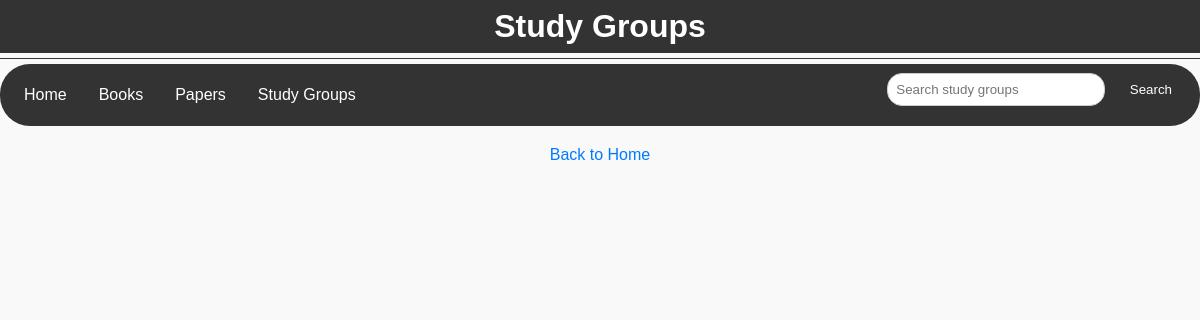
/study_groups/, run on an earlier commit of the app's database.
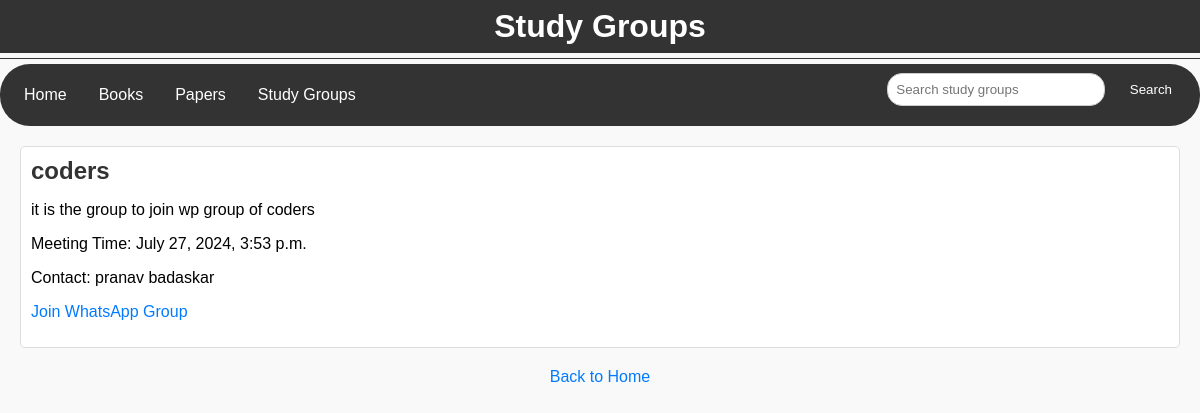
And on a later commit of the database.
### study_groups/models.py (models this page shows, shortened)
class StudyGroup(models.Model):
    name = models.CharField(max_length=200)
    description = models.TextField()
    meeting_time = models.DateTimeField()
    contact_info = models.CharField(max_length=200)
    document = models.FileField(upload_to='study_groups/', blank=True, null=True)
    whatsapp_link = models.URLField(blank=True, null=True)  # Add this line

### study_groups/views.py (the view)
# urls.py: path('', views.study_groups_list, name='study_groups_list'),
def study_groups_list(request):
    query = request.GET.get('q')
    if query:
        study_groups = StudyGroup.objects.filter(name__icontains=query)
    else:
        study_groups = StudyGroup.objects.all()
    return render(request, 'study_groups/study_groups_list.html', {'study_groups': study_groups})

### study_groups/templates/study_groups/study_groups_list.html (shortened to what this page needs)
<!DOCTYPE html>
<html lang="en">
<head>
</head>
<body>
    <h1>Study Groups</h1>
    <hr>
    <nav>
        <a href="{% url 'home' %}">Home</a>
        <a href="{% url 'books_list' %}">Books</a>
        <a href="{% url 'papers_list' %}">Papers</a>
        <a href="{% url 'study_groups_list' %}">Study Groups</a>
        <form method="get" action="{% url 'study_groups_list' %}">
            <input type="text" name="q" placeholder="Search study groups">
            <button type="submit">Search</button>
        </form>
    </nav>
    <ul>
        {% for group in study_groups %}
        <li>
            <h2>{{ group.name }}</h2>
            <p>{{ group.description }}</p>
            <p>Meeting Time: {{ group.meeting_time }}</p>
            <p>Contact: {{ group.contact_info }}</p>
            {% if group.whatsapp_link %}
                <p><a href="{{ group.whatsapp_link }}" target="_blank">Join WhatsApp Group</a></p>
            {% endif %}
        </li>
        {% endfor %}
    </ul>
    <a href="{% url 'home' %}" class="back-link">Back to Home</a>
</body>
</html>

### study_groups/templates/study_groups/study_groups_list.html (style rules this page uses)
body { font-family: Arial, sans-serif; background-color: #f9f9f9; margin: 0; padding: 0; }
nav { background-color: #333; overflow: hidden; border-radius: 30px; padding: 8px; }
nav a { float: left; display: block; color: white; text-align: center; padding: 14px 16px; text-decoration: none; }
form { float: right; margin: 0; }
input[type="text"] { padding: 8px; border: 1px solid #ccc; border-radius: 15px; width: 200px; }
button { padding: 10px 20px; border: none; border-radius: 5px; background-color: #333; color: #fff; cursor: pointer; }
h1 { background-color: #333; color: #fff; padding: 8px; text-align: center; margin: 0; }
hr { background-color: #333; border: none; height: 1px; margin: 5px 0; padding: 0px; }
ul { list-style-type: none; padding: 0; margin: 20px; }
li { background-color: #fff; border: 1px solid #ddd; border-radius: 5px; margin-bottom: 10px; padding: 10px; overflow: hidden; }
h2 { margin: 0; color: #333; }
a { text-decoration: none; color: #007bff; }
.back-link { display: block; text-align: center; margin: 20px; font-size: 16px; }

What changed in the data, as far as the page shows it:
added StudyGroup: name "coders", description "it is the group to join wp group of coders", meeting_time "July 27, 2024, 3:53 p.m.", contact_info "pranav badaskar"
